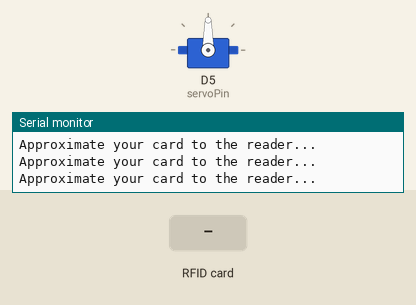
This sketch was run on a simulated Arduino MKR. Shown: servo, the last lines printed to the serial monitor. The test bench sets the inputs (shaded band). WiFi joins after 1.5 s; servers stay silent unless stated.

Above: at 3.0 s.
3.1 s: RFID card 13 6D 25 13 held to the reader
At 4.3 s:
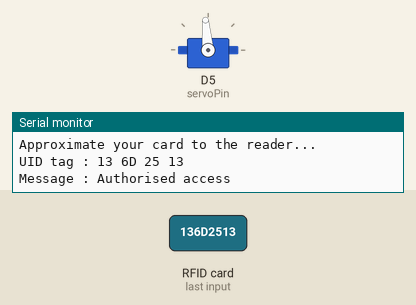
4.6 s: RFID card 5E 7A 19 C4 held to the reader
At 6.7 s:
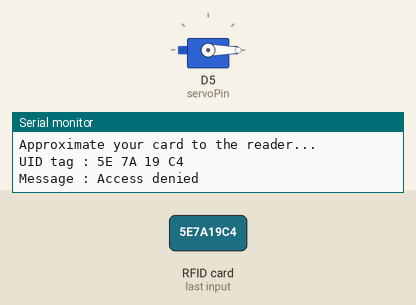
Timing chart, 0 to 8.2 s (numbered marks = the images above; inputs shaded):
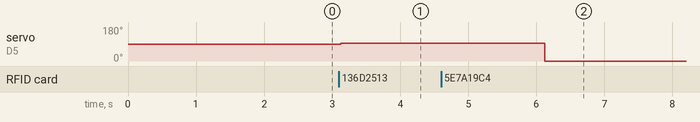

The sketch:

lab2dot3_RFIDBlynk.ino
```cpp
#define BLYNK_TEMPLATE_ID "TMPL2p9wJ0rmO"
#define BLYNK_TEMPLATE_NAME "RFID MKR 1010"
#define BLYNK_AUTH_TOKEN "3io2qrjoiVVBVE4cF2IGg324jB1GPWPB"

#include <SPI.h>
#include <MFRC522.h>
#include <Servo.h>
#include <WiFiNINA.h>
#include <BlynkSimpleWiFiNINA.h>

char ssid[] = "HP Setup";
char pass[] = "";

#define SS_PIN 14
#define RST_PIN 7

MFRC522 mfrc522(SS_PIN, RST_PIN);   // Create MFRC522 instance.
Servo myservo;
int pos = 0;    // variable to store the servo position

const int greenLed = 3;
const int redLed = 4;
const int servoPin = 5;

void setup() {
  Serial.begin(9600);   // Initiate a serial communication
  Serial.println("Setting up");
  SPI.begin();      // Initiate  SPI bus
  mfrc522.PCD_Init();   // Initiate MFRC522
  myservo.attach(servoPin, 544, 2400); // attaches the servo on pin 8 to the servo and latter two arguments will give us a full 180-degree servo range

  Serial.println("Approximate your card to the reader...");
  Serial.println();

  Blynk.begin(BLYNK_AUTH_TOKEN, ssid, pass);
  Blynk.virtualWrite(V0, "RFID");
}

void loop() {

  Serial.println("Approximate your card to the reader...");
  // Look for new cards
  if (!mfrc522.PICC_IsNewCardPresent()) {
    return;
  }
  // Select one of the cards
  if (!mfrc522.PICC_ReadCardSerial()) {
    return;
  }
  //Show UID on serial monitor
  Serial.print("UID tag :");

  String content= "";
  for (byte i = 0; i < mfrc522.uid.size; i++) {
    Serial.print(mfrc522.uid.uidByte[i] < 0x10 ? " 0" : " ");
    Serial.print(mfrc522.uid.uidByte[i], HEX);
    content.concat(String(mfrc522.uid.uidByte[i] < 0x10 ? " 0" : " "));
    content.concat(String(mfrc522.uid.uidByte[i], HEX));
  }
  Serial.println();
  Serial.print("Message : ");
  content.toUpperCase();
  Blynk.virtualWrite(V0, content);

  if (content.substring(1) == "13 6D 25 13") //change here the UID of the card/cards that you want to give access
  {
    Serial.println("Authorised access");
    digitalWrite(greenLed, HIGH);
    pos = 95;
    myservo.write(pos);
    delay(3000);
    pos = 0;
    myservo.write(pos);
    digitalWrite(greenLed, LOW);
  }
  else {
    Serial.println("Access denied");
    for(int i = 0; i<3; i++){
      digitalWrite(redLed, HIGH);
      delay(500); // delay in milliseconds (you may adjust the time)
      digitalWrite(redLed, LOW);
      delay(500); // delay in milliseconds (you may adjust the time)
    }
    delay(3000); // delay in milliseconds (you may adjust the time)
  }
}
```

Measured:
- after the input at 3.1 s, servo on D5 (servoPin): 90° → 95° at once
